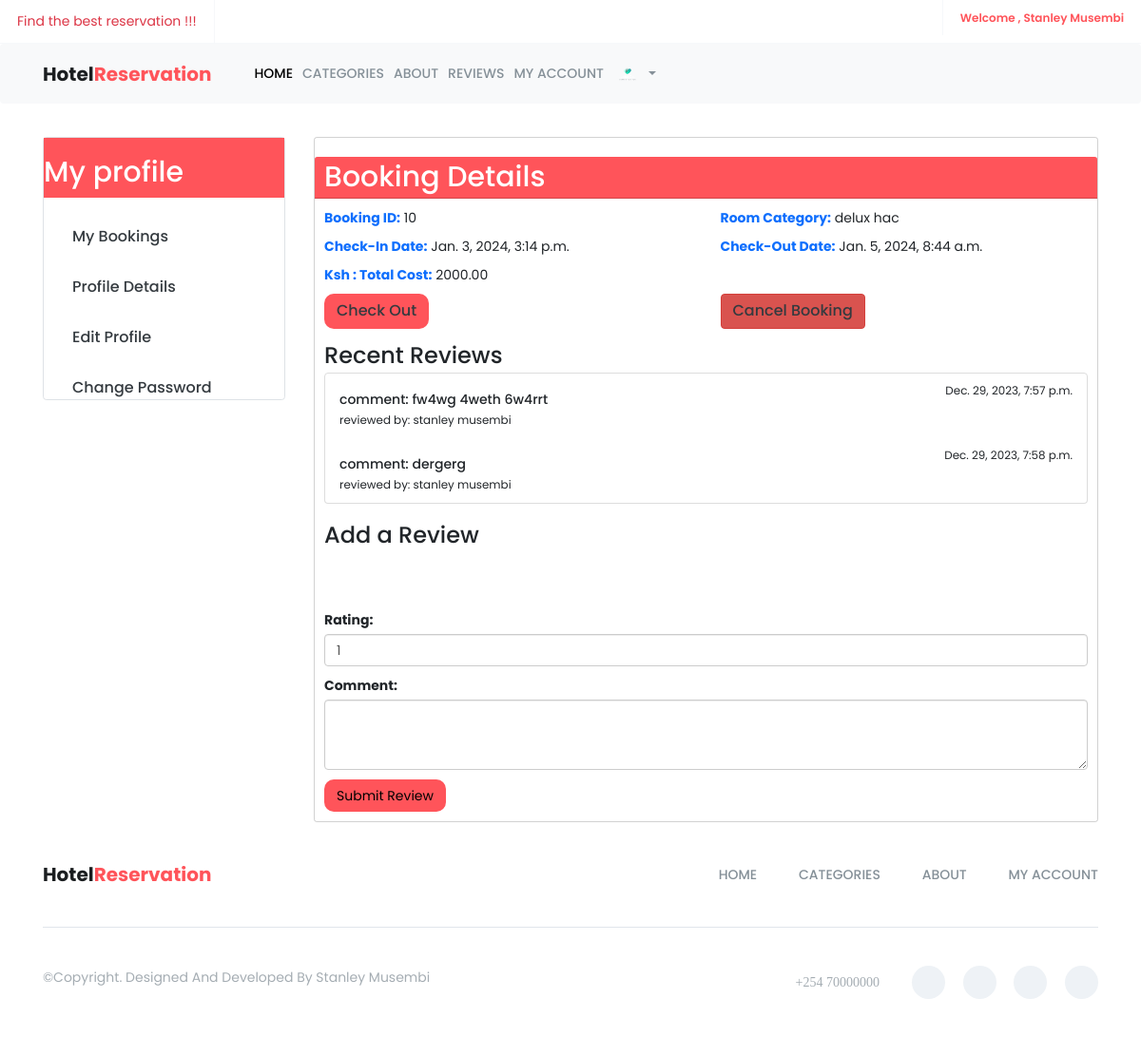
Screenshot of /auth/my_booking/10/ (signed in) with the database file from the repository.
### accounts/models.py (models this page shows, shortened)
class CustomUser(AbstractUser):
    email = models.EmailField(unique=True)
    gender = models.CharField(max_length=1,  blank=True, null=True)
    address = models.CharField(max_length=255, blank=True, null=True)
    image = models.ImageField(upload_to="user_images", blank=True, null=True)
    username = None
    objects = CustomUserManager()
    USERNAME_FIELD = 'email'
    REQUIRED_FIELDS = []

### hotel/models.py (models this page shows, shortened)
class Booking(models.Model):
    room = models.ForeignKey('Room' , on_delete=models.CASCADE)
    user = models.ForeignKey('accounts.CustomUser' , on_delete=models.CASCADE)
    persons = models.IntegerField()
    check_in = models.DateTimeField()
    check_out = models.DateTimeField()
    STATUS_CHOICES = (
        ('active' , 'active') ,
        ('cancelled' , 'cancelled') ,
        ('checked out' , 'checked out')
    )
    status = models.CharField(max_length=255 , choices=STATUS_CHOICES , default='active')
    added_on = models.DateTimeField(auto_now_add=True)
    updated_on = models.DateTimeField(auto_now=True)
    @property
    def total_cost(self):
        num_of_days = (self.check_out - self.check_in).days
        return self.room.category.cost * num_of_days * self.persons

class Room(models.Model):
    name  = models.CharField(max_length=255 , unique=True)
    category = models.ForeignKey('RoomCategory' , on_delete=models.CASCADE)
    STATUS_CHOICES = (
        ('available' , 'available' ) ,
        ('booked' , 'booked'),
        ('not available' , 'not available')
    )
    status = models.CharField(max_length=255 , choices=STATUS_CHOICES)
    added_on = models.DateTimeField(auto_now_add=True)
    updated_on = models.DateTimeField(auto_now=True)

class RoomCategory(models.Model):
    name = models.CharField(max_length=255)
    description = models.TextField()
    capacity = models.IntegerField()
    beds = models.IntegerField()
    rooms = models.IntegerField()
    cost = models.DecimalField(max_digits=10, decimal_places=2)
    added_on = models.DateTimeField(auto_now_add=True)
    image = models.ImageField(upload_to="room_category_images")
    def __str__(self):
        return self.name

class Review(models.Model):
    category = models.ForeignKey('RoomCategory' , on_delete=models.CASCADE)
    user = models.ForeignKey('accounts.CustomUser' , on_delete=models.CASCADE)
    RATINGS = (
        (1 , 1) ,
        (2 , 2) ,
        (3 , 3) ,
        (4 , 4) ,
        (5 , 5) ,
    )
    comment = models.TextField()
    rating = models.IntegerField(choices=RATINGS)
    added_on = models.DateTimeField(auto_now_add=True)

### accounts/views.py (the view)
# urls.py: path('my_booking/<int:id>/' ,  booking_details , name='booking_details'),
@login_required(login_url='accounts:login')
def booking_details(request , id):
    try:
        booking = Booking.objects.get(id=id)
    except:
        return HttpResponseRedirect(reverse('accounts:my_booking'))
    category = booking.room.category
    reviews = Review.objects.filter(category=category,user=request.user)[:7]
    user = request.user
    category_id  = category.id
    context = {
        'booking':booking,
        'reviews':reviews,
        'category_id':category_id,
    }
    return render(request , 'public/my_booking_detail.html' , context)

### templates/public/my_booking_detail.html (shortened to what this page needs)
{% extends 'public/base.html' %}
{% load static %}
{% block content %}
    <div class="container mt-4">
        <div class="row">
            {% include 'public/profile_sidebar.html' %}
            <div class="col-md-9">
                <div class="card">
                    <h2 class="card-header primary-bg text-white">
                         Booking Details
                    </h2>
                    <div class="card-body">
                        {% if booking %}
                        <div class="row">
                            <div class="col-md-6">
                                <div class="mb-3">
                                    <strong class="text-primary">Booking ID:</strong> {{ booking.id }}
                                </div>
                            </div>
                            <div class="col-md-6">
                                <div class="mb-3">
                                    <strong class="text-primary">Room Category:</strong> {{ booking.room.category }}
                                </div>
                            </div>
                        </div>
                        <div class="row">
                            <div class="col-md-6">
                                <div class="mb-3">
                                    <strong class="text-primary">Check-In Date:</strong> {{ booking.check_in }}
                                </div>
                            </div>
                            <div class="col-md-6">
                                <div class="mb-3">
                                    <strong class="text-primary">Check-Out Date:</strong> {{ booking.check_out }}
                                </div>
                            </div>
                        </div>
                        <div class="row">
                            <div class="col-md-6">
                                <div class="mb-3">
                                    <strong class="text-primary"> Ksh : Total Cost:</strong> {{ booking.total_cost }}
                                </div>
                            </div>
                        </div>
                        <div class="row">
                            <div class="col-sm-6 col-md-6">
                                <button class="btn btn-custom" onclick="showLoadingSpinner('checkOut')">
                                    <a href="{% url 'hotel:checkout' booking.id %}">Check Out</a>
                                </button>
                            </div>
                            <div class="col-sm-6 col-md-6">
                                <button class="btn btn-danger" onclick="showLoadingSpinner('cancelBooking')">
                                    <a href="{% url 'hotel:cancel_booking' booking.id %}">Cancel Booking</a>
                                </button>
                            </div>
                        </div>
                            <h3 class="card-title mt-4">
                                Recent Reviews
                            </h3>
                            {% if reviews %}
                            <div class="list-group">
                                {% for review in reviews%}
                                <div   class="list-group-item list-group-item-action  " aria-current="true">
                                  <div class="d-flex w-100 justify-content-between">
                                    <h5 class="mb-1">comment: {{review.comment}}</h5>
                                    <small>{{review.added_on}}</small>
                                  </div>
                                  <small>reviewed by: {{booking.user.get_full_name}}</small>
                                </div>
                                 {% endfor %}
                              </div>
                            {% else %}
                                <p class="text-muted">
                                    <i class="bi bi-info-circle"></i> No reviews yet.
                                </p>
                            {% endif %}
                            <h3 class="card-title mt-4">
                                 Add a Review
                            </h3>
                            <form method="post" action="{% url 'accounts:add_review' %}">
                                <div class="mb-3">
                                </div>
                                <div class="mb-3">
                                </div>
                                <div class="mb-3">
                                    <label for="rating" class="form-label">
                                         Rating:
                                    </label>
                                    <select class="form-control" id="rating" name="rating" required>
                                        <option value="1">1</option>
                                    </select>
                                </div>
                                <div class="mb-3">
                                    <label for="comment" class="form-label">
                                         Comment:
                                    </label>
                                    <textarea class="form-control" id="comment" name="comment" rows="3" required></textarea>
                                </div>
                                <button type="submit" class="btn btn-custom">
                                     Submit Review
                                </button>
                            </form>
                        {% else %}
                            <p class="text-muted">
                                <i class="bi bi-exclamation-circle"></i> Booking not found.
                            </p>
                        {% endif %}
                    </div>
                </div>
            </div>
        </div>
    </div>
{% endblock %}

### templates/public/base.html (shortened to what this page needs)
{% load static %}
<!doctype html>
<html class="no-js" lang="en">
    <head>
        <link href="https://cdn.jsdelivr.net/npm/bootstrap@5.3.2/dist/css/bootstrap.min.css" rel="stylesheet">
		<link href="https://cdn.jsdelivr.net/npm/bootstrap@5.3.2/dist/css/bootstrap.min.css" rel="stylesheet">
        <link rel="stylesheet" href="{% static 'assets/css/font-awesome.min.css' %}">
		<link rel="stylesheet" href="{% static 'assets/css/linearicons.css' %}">
        <link rel="stylesheet" href="{% static 'assets/css/animate.css' %}">
        <link rel="stylesheet" href="{% static 'assets/css/flaticon.css' %}">
        <link rel="stylesheet" href="{% static 'assets/css/slick.css' %}">
		<link rel="stylesheet" href="{% static 'assets/css/slick-theme.css' %}">
        <link rel="stylesheet" href="{% static 'assets/css/bootstrap.min.css' %}">
		<link rel="stylesheet" href="{% static 'assets/css/bootsnav.css' %}" >
        <link rel="stylesheet" href="{% static 'assets/css/style.css' %}">
        <link rel="stylesheet" href="{% static 'assets/css/responsive.css' %}">
    </head>
	<body>
		<header id="header-top" class="header-top">
			<ul>
				<li>
					<div class="header-top-left">
						<ul>
							<li class="select-opt">
								 <p class="text-danger">Find the best reservation !!!</p>
							</li>
						</ul>
					</div>
				</li>
				<li class="head-responsive-right pull-right">
                    <div class="header-top-right">
                        {% if  user.is_authenticated %}
						<ul>
							<li class="header-top-contact">
								 <a href="">Welcome , {{user.first_name }} {{user.last_name}} </a>
							</li>
						</ul>
						{% endif%}
                    </div>
                </li>
			</ul>
		</header>
		<section class="top-area">
			<div class="header-area">
			    <nav class="navbar navbar-expand-lg navbar-light bg-light fixed-top" style ="width:100%;" data-bs-minus-value-desktop="70" data-bs-minus-value-mobile="55" data-bs-speed="1000">
					<div class="container">
						<div class="navbar-brand">
							<a  href="{% url 'hotel:home'%} "  >Hotel<span class="brand-span">reservation</span></a>
						</div>
						<div class="collapse navbar-collapse menu-ui-design" id="navbar-menu">
							<ul class="navbar-nav ms-auto" data-bs-in="fadeInDown" data-bs-out="fadeOutUp">
								<li class="nav-item"><a href="{% url 'hotel:home' %}" class="nav-link active" href="#home">Home</a></li>
								<li class="nav-item"><a href="{% url 'hotel:all_categories' %}" class="nav-link" href="#works">Categories </a></li>
								<li class="nav-item"><a href="" class="nav-link" href="#explore">About</a></li>
								<li class="nav-item"><a href="" class="nav-link" href="#reviews">Reviews</a></li>
								<li class="nav-item"><a href="{% url 'accounts:profile' %}" class="nav-link" href="#contact">My Account</a></li>
								  {% if user.is_authenticated %}
								  <li class="nav-item ml-auto dropdown">
									  <a class="nav-link dropdown-toggle" href="#" id="profileDropdown" role="button" data-bs-toggle="dropdown" aria-haspopup="true" aria-expanded="false">
										  {% if user.image %}
											  <img src="{{ user.image.url }}" alt="Profile Image" width="30px" class="profile-image">
										  {% else %}
											  <img src="{% static 'assets/img/placeholder.webp' %}" alt="Placeholder Image" width="30px" class="profile-image">
										  {% endif %}
									  </a>
								  </li>
								  {% endif %}
							</ul>
						</div>
					</div>
				</nav>
			</div>
		</section>
        {% block content%}
         {% endblock content%}
		<footer id="footer"  class="footer">
			<div class="container">
				<div class="footer-menu">
		           	<div class="row">
			           	<div class="col-sm-3">
			           		 <div class="navbar-header">
				                <a class="navbar-brand" href="{% url 'hotel:home' %}">Hotel<span class="brand-span">Reservation</span></a>
				            </div>
			           	</div>
			           	<div class="col-sm-9">
			           		<ul class="footer-menu-item">
			                    <li class="scroll"><a  href="{% url 'hotel:home' %}">home</a></li>
			                    <li class="scroll"><a href="{% url 'hotel:all_categories' %}">categories</a></li>
			                    <li class="scroll"><a href="#reviews">about</a></li>
			                    <li class="scroll"><a href="{% url 'accounts:profile' %}">my account</a></li>
			                </ul>
			           	</div>
		           </div>
				</div>
				<div class="hm-footer-copyright">
					<div class="row">
						<div class="col-sm-5">
							<p>
								&copy;copyright. designed and developed by Stanley Musembi
							</p>
						</div>
						<div class="col-sm-7">
							<div class="footer-social">
								<span><i class="fa fa-phone"> +254 70000000 </i></span>
								<a href="#"><i class="fa fa-facebook"></i></a>
								<a href="#"><i class="fa fa-twitter"></i></a>
								<a href="#"><i class="fa fa-linkedin"></i></a>
								<a href="#"><i class="fa fa-google-plus"></i></a>
							</div>
						</div>
					</div>
				</div>
			</div>
        </footer>
    </body>
</html>

### rows the page displays
CustomUser: first_name "Stanley", last_name "Musembi", image (picture)
Booking: id "10", room.category "delux hac", check_in "Jan. 3, 2024, 3:14 p.m.", check_out "Jan. 5, 2024, 8:44 a.m.", total_cost "2000.00", user.get_full_name "stanley musembi"
Review: comment "fw4wg 4weth 6w4rrt", added_on "Dec. 29, 2023, 7:57 p.m."
Review: comment "dergerg", added_on "Dec. 29, 2023, 7:58 p.m."
